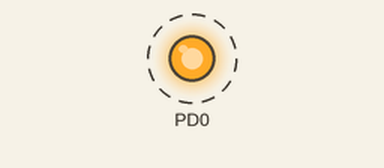
The program below on a simulated ATmega328P, built with avr-gcc and emulated at 16 MHz (the files do not name the chip). Parts: output pins drawn as LEDs (lit = HIGH). Dashed ring = blinking.

Above: at 0.2 s.
Timing chart, 0 to 3.0 s (numbered marks = the images above):
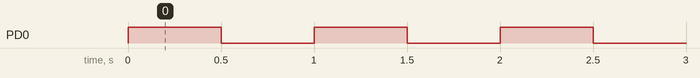

The program:

main.c
```c
#include <avr/io.h>
#ifndef F_CPU
#define F_CPU 16000000UL //cpu frequency
#endif
#include <util/delay.h>


int main(void)
{
	/*
	*	DDRD --> pinMode
	*	0b11111111 --> 0b PD7 PD6 PD5 PD4 PD3 PD2 PD1 PD0
	*/
	DDRD  = 0b00000001;

    while (1)
    {
		/*
		*	PORTD --> HIGH or LOW
		*	0b11111111 --> 0b PD7 PD6 PD5 PD4 PD3 PD2 PD1 PD0
		*/
		PORTD = 0b00000001;
		_delay_ms(500);
		PORTD = 0b00000000; // or PORTD = 0x00;
		_delay_ms(500);
    }
}
```

Measured:
- by itself, PD0: alternates HIGH for 0.50 s and LOW for 0.50 s
